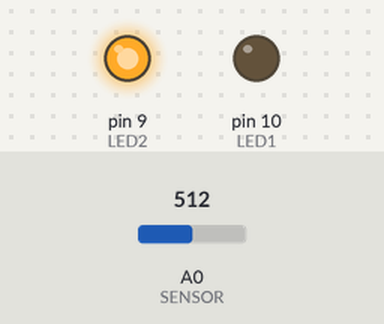
This sketch was run on a simulated Arduino Uno, built with avr-gcc and run on an emulated ATmega328P. On the bench: output pins drawn as LEDs (lit = HIGH). Inputs (shaded band) come from the test bench; at power-on: A0 (SENSOR) = 512. What the sketch prints to the serial monitor is not drawn.

Above: at 1.2 s.
1.3 s: A0 (SENSOR) set to 408
3.1 s: A0 (SENSOR) set to 385
At 3.8 s:
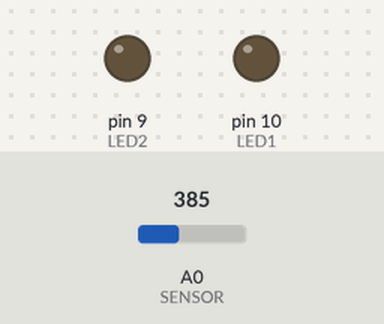
4.7 s: A0 (SENSOR) set to 900
At 5.1 s:
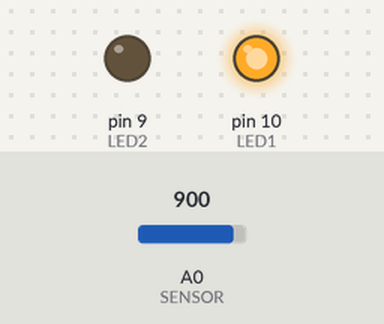
6.3 s: A0 (SENSOR) set to 932
At 7.6 s:
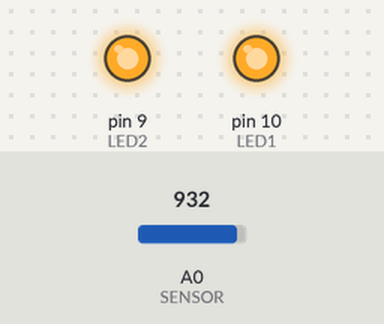
Timing chart, 0 to 8.9 s (numbered marks = the images above; inputs shaded):
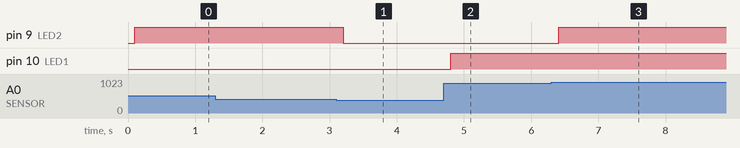

The sketch:

FINAL_PROJECT_2280A.ino
```cpp
// DEMO FOR SENDING SERIAL DATA FROM ARDUINO TO PROCESSING
//READS ANALOG SENSOR AND WRITES VALUE TO SERIAL PORT

const int SENSOR = A0;
const int LED1 = 10;
const int LED2 = 9;//sensor hooked up to analog pin A0
int potval = 0;

void setup() {
  pinMode (SENSOR, INPUT);
  pinMode(LED1, OUTPUT);
  pinMode(LED2, OUTPUT);
  Serial.begin(9600); // Start serial communication at 9600 baud
}

void loop() {
  potval = analogRead(SENSOR); //read sensor and assign to variable called val
  potval = potval / 4; //divide val by 4 or remap values to get byte-sized 0-255
  delay(100); // Wait 100 milliseconds

  /////////Uncomment Serial.print() OR Serial.write() and not both!//////////////

  //Serial. println(val); //to send human-readable data to Arduino monitor
  Serial.write(potval);  //to send binary data to Processing


  if (potval >= 50){
    digitalWrite(LED1, LOW);
    digitalWrite(LED2, LOW);

  }
  if (potval >= 100){
    digitalWrite(LED1, LOW);
    digitalWrite(LED2, HIGH);
}
if (potval >= 190){
    digitalWrite(LED1, HIGH);
    digitalWrite(LED2, LOW);
}
if (potval >= 230){
    digitalWrite(LED1, HIGH);
    digitalWrite(LED2, HIGH);
}
}
```

Measured:
- the behaviour switches between 400 and 399 on A0 (SENSOR) (found by bisection; images 0 and 1)
- the behaviour switches between 919 and 920 on A0 (SENSOR) (found by bisection; images 2 and 3)
- after the input at 3.1 s, pin 9 (LED2): HIGH → LOW after 0.10 s
- after the input at 4.7 s, pin 10 (LED1): LOW → HIGH after 0.11 s
- after the input at 6.3 s, pin 9 (LED2): LOW → HIGH after 0.11 s
